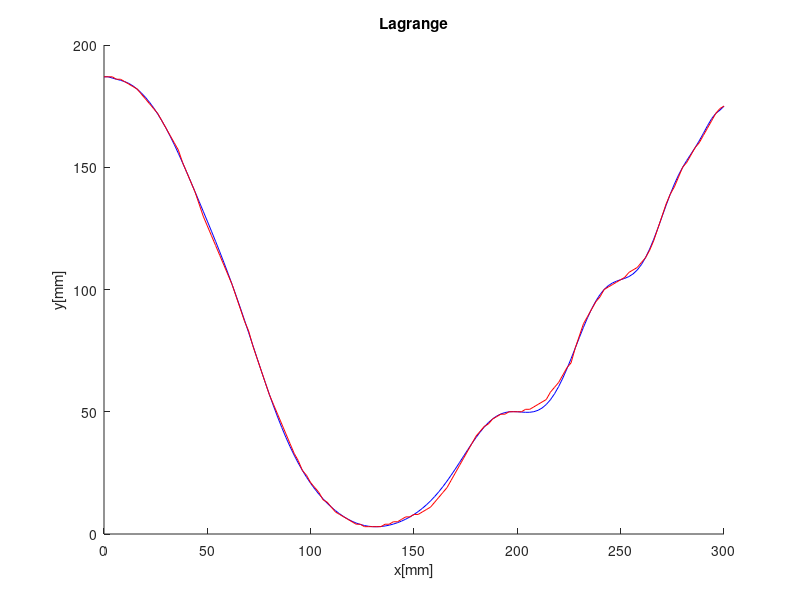
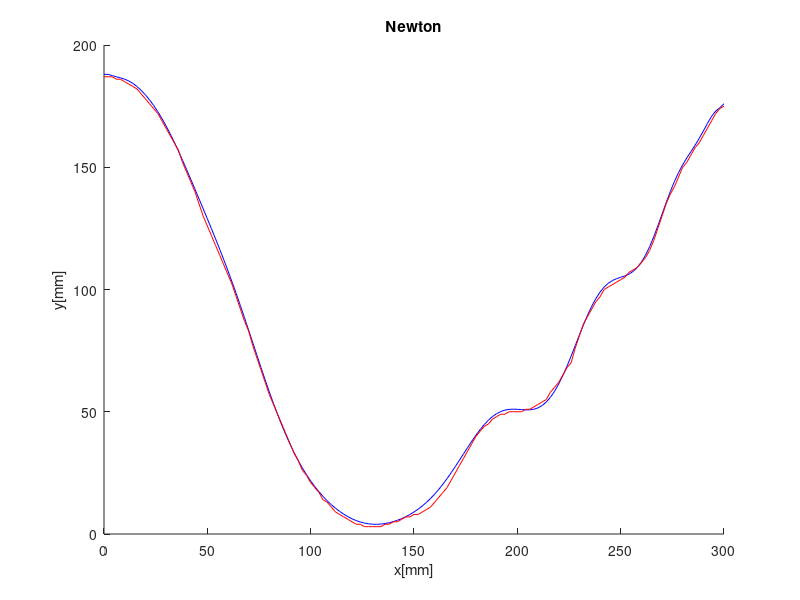
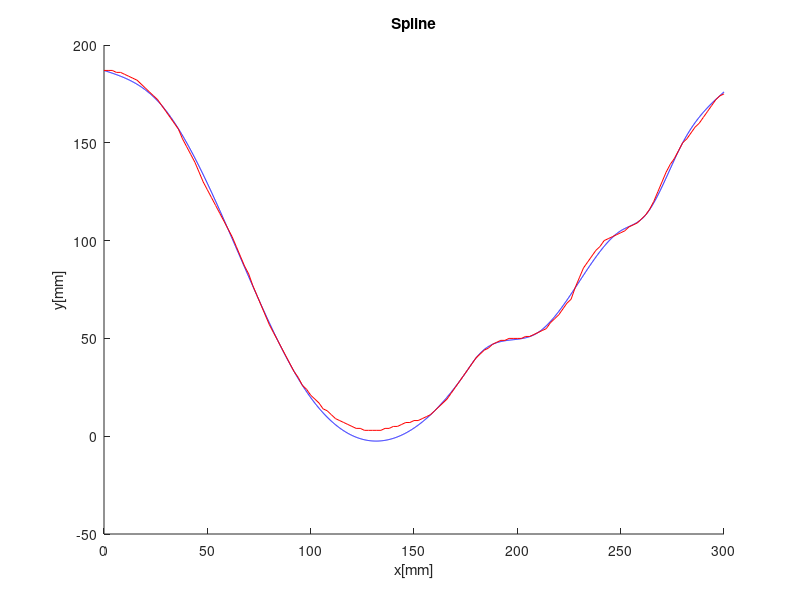
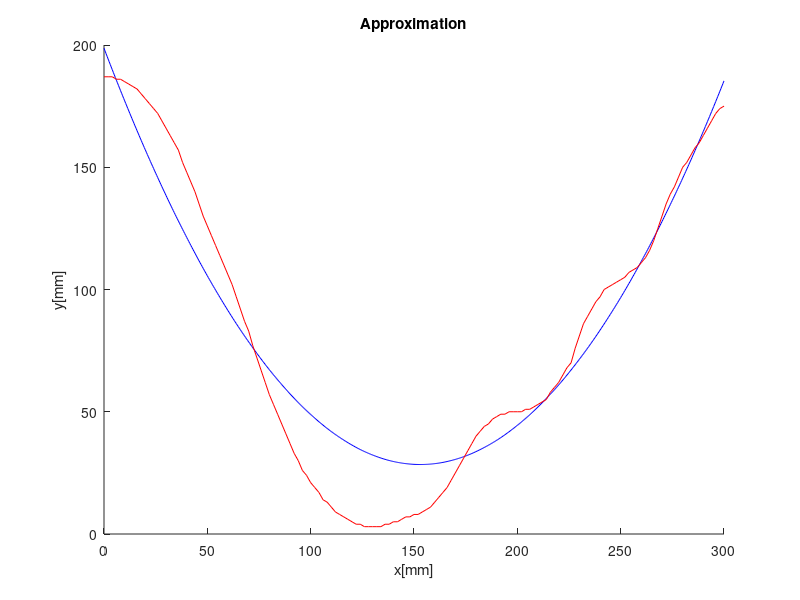

Write the MATLAB code that produced these figures, in order.
clear all;
clc;
x = 0:2:300;
y = [187, 187, 187, 186, 186, 185, 184 183, 182, 180, 178, 176, 174, 172, 169, 166, 163, 160, 157, 152, 148, 144, 140, 135, 130, 126, 122, 118, 114, 110, 106, 102, 97, 92, 87, 83, 77, 72, 67, 62, 57, 53, 49, 45, 41, 37, 33, 30, 26, 24, 21, 19, 17, 14, 13, 11, 9, 8, 7, 6, 5, 4, 4, 3, 3, 3, 3, 3, 4, 4, 5, 5, 6, 7, 7, 8, 8, 9, 10, 11, 13, 15, 17, 19, 22, 25, 28, 31, 34, 37, 40, 42, 44, 45, 47. 48, 49, 49, 50, 50, 50, 50, 51, 51, 52, 53, 54, 55, 58, 60, 62, 65, 68, 70, 76, 81, 86, 89, 92, 95, 97, 100, 101, 102, 103, 104, 105, 107, 108, 109, 111, 113, 116, 120, 125, 130, 135, 139, 142, 146, 150, 152, 155, 158, 160, 163, 166, 169, 172, 174, 175];
y_23dots = [187, 187, 186, 182, 169, 148, 102, 67, 26, 11, 3, 8, 37, 50, 76, 100, 104, 113, 139, 150, 158, 172, 175];
x_23dots = [0, 2, 6, 16, 28, 40, 62, 76, 96, 110, 130, 150, 178, 200, 228, 242, 250, 262, 274, 280, 286, 296, 300];
%-------------Lagrange------------
n = length(x_23dots);
y_lagrange = 0;
for k = 1:n
    t = 1;
    for j = [1:k-1, k+1:n]
        t = t .* (x-x_23dots(j))./(x_23dots(k)-x_23dots(j));
    end
    y_lagrange = y_lagrange + y_23dots(k) .* t;
end
hold on;
plot(x, y_lagrange, 'blue');
plot (x, y, 'red');
title('Lagrange');
xlabel('x[mm]')
ylabel('y[mm]')
figure;
%--------------Newton-------------
y_newton = 1;
for i = 1:length(y_23dots)
    delta_y (1, i) = y_23dots(i);
end
for i = 2:length(y_23dots)
    for j = 1:length(y_23dots)
        if (j < i)
           delta_y(i, j) = 0; 
        else 
           delta_y(i, j) = (delta_y(i-1, j) - delta_y(i-1, j-1)) / (x_23dots(j) - x_23dots(j-i+1));
        end
    end
end
for i=1:length(y_23dots)
    t = 1;
    for j=1:i-1
        t = t .* (x - x_23dots(j));
    end
    y_newton = y_newton + delta_y(i, i) * t;
end
hold on;
plot (x, y_newton, 'blue');
plot (x, y, 'red');
title('Newton');
xlabel('x[mm]')
ylabel('y[mm]')
figure;
%------------Spline------------
y_10dots = [187, 169, 26, 34, 40, 53, 105, 113, 150, 176];
x_10dots = [0, 28, 96, 176, 180, 210, 250, 262, 280, 300];
Matrix_coeff_left = zeros (26, 26);
Matrix_coeff_right = zeros (1, 26);
for i = 1:9
   Matrix_coeff_right(1, i) = y_10dots(i+1) - y_10dots(i);
end
j = 1;
for i = 1:9
   if i == 1
      Matrix_coeff_left (i, j) = x_10dots(j+1) - x_10dots(j);
      Matrix_coeff_left (i, j+17) = (x_10dots(j+1) - x_10dots(j))^3;
   else
      Matrix_coeff_left (i, j) = x_10dots(j+1) - x_10dots(j);
      Matrix_coeff_left (i, j+8) = (x_10dots(j+1) - x_10dots(j))^2;
      Matrix_coeff_left (i, j+17) = (x_10dots(j+1) - x_10dots(j))^3;
   end
   j = j + 1;
end
j = 1;
for i = 10:17
   if i == 10
      Matrix_coeff_left (i, j) = 1;
      Matrix_coeff_left (i, j+1) = -1;
      Matrix_coeff_left (i, j+17) = 3*((x_10dots(j+1) - x_10dots(j))^2);
   else
      Matrix_coeff_left (i, j) = 1;
      Matrix_coeff_left (i, j+1) = -1;
      Matrix_coeff_left (i, j+8) = 2*(x_10dots(j+1) - x_10dots(j));
      Matrix_coeff_left (i, j+17) = 3*((x_10dots(j+1) - x_10dots(j))^2);
   end
   j = j + 1;
end
j = 1;
for i = 18:25
   if i == 18
      Matrix_coeff_left (i, j+9) = -1;
      Matrix_coeff_left (i, j+17) = 3*(x_10dots(j+1) - x_10dots(j));
   else
      Matrix_coeff_left (i, j+8) = 1;
      Matrix_coeff_left (i, j+9) = -1;
      Matrix_coeff_left (i, j+17) = 3*(x_10dots(j+1) - x_10dots(j));
   end
   j = j + 1;
end
Matrix_coeff_left (26, 17) = 1;
Matrix_coeff_left (26, 26) = 3*(x_10dots(10) - x_10dots(9));
Matrix_coeff_right = Matrix_coeff_right';
coeff_spl = Matrix_coeff_left\Matrix_coeff_right;
x_10dots_1 = 0:0.1:28;
x_10dots_2 = 28:0.1:96;
x_10dots_3 = 96:0.1:176;
x_10dots_4 = 176:0.1:180;
x_10dots_5 = 180:0.1:210;
x_10dots_6 = 210:0.1:250;
x_10dots_7 = 250:0.1:262;
x_10dots_8 = 262:0.1:280;
x_10dots_9 = 280:0.1:300;
S_1 = y_10dots(1) + coeff_spl(1)*(x_10dots_1-x_10dots(1)) + coeff_spl(18)*((x_10dots_1-x_10dots(1)).^3);
S_2 = y_10dots(2) + coeff_spl(2)*(x_10dots_2-x_10dots(2)) + coeff_spl(10)*((x_10dots_2-x_10dots(2)).^2) + coeff_spl(19)*((x_10dots_2-x_10dots(2)).^3);
S_3 = y_10dots(3) + coeff_spl(3)*(x_10dots_3-x_10dots(3)) + coeff_spl(11)*((x_10dots_3-x_10dots(3)).^2) + coeff_spl(20)*((x_10dots_3-x_10dots(3)).^3);
S_4 = y_10dots(4) + coeff_spl(4)*(x_10dots_4-x_10dots(4)) + coeff_spl(12)*((x_10dots_4-x_10dots(4)).^2) + coeff_spl(21)*((x_10dots_4-x_10dots(4)).^3);
S_5 = y_10dots(5) + coeff_spl(5)*(x_10dots_5-x_10dots(5)) + coeff_spl(13)*((x_10dots_5-x_10dots(5)).^2) + coeff_spl(22)*((x_10dots_5-x_10dots(5)).^3);
S_6 = y_10dots(6) + coeff_spl(6)*(x_10dots_6-x_10dots(6)) + coeff_spl(14)*((x_10dots_6-x_10dots(6)).^2) + coeff_spl(23)*((x_10dots_6-x_10dots(6)).^3);
S_7 = y_10dots(7) + coeff_spl(7)*(x_10dots_7-x_10dots(7)) + coeff_spl(15)*((x_10dots_7-x_10dots(7)).^2) + coeff_spl(24)*((x_10dots_7-x_10dots(7)).^3);
S_8 = y_10dots(8) + coeff_spl(8)*(x_10dots_8-x_10dots(8)) + coeff_spl(16)*((x_10dots_8-x_10dots(8)).^2) + coeff_spl(25)*((x_10dots_8-x_10dots(8)).^3);
S_9 = y_10dots(9) + coeff_spl(9)*(x_10dots_9-x_10dots(9)) + coeff_spl(17)*((x_10dots_9-x_10dots(9)).^2) + coeff_spl(26)*((x_10dots_9-x_10dots(9)).^3);
hold on;
plot(x_10dots_1, S_1, 'blue');
plot(x_10dots_2, S_2, 'blue');
plot(x_10dots_3, S_3, 'blue');
plot(x_10dots_4, S_4, 'blue');
plot(x_10dots_5, S_5, 'blue');
plot(x_10dots_6, S_6, 'blue');
plot(x_10dots_7, S_7, 'blue');
plot(x_10dots_8, S_8, 'blue');
plot(x_10dots_9, S_9, 'blue');
plot (x, y, 'red');
title('Spline');
xlabel('x[mm]')
ylabel('y[mm]')
figure;
%------------Approximation----------------
N = length(x_10dots);
m = 2;
POWERX = zeros(2*m);
for k = 1:2*m
    for i = 1:N
       POWERX(k) =  POWERX(k) + x_10dots(i).^k;
    end
end
SUMX = zeros(m+1, m+1);
for l = 1:m+1
    for j = 1:m+1
        if (j == 1 && l == 1)
            SUMX(l, j) = N;
        else
            SUMX(l, j) = POWERX(l + j - 2);
        end
    end
end
PRAW = zeros(m+1);
for l = 1:m+1 
    for i = 1:N
        PRAW(l) = PRAW(l) + y_10dots(i).*(x_10dots(i).^(l-1));
    end
end
coeff_mnk = SUMX.'\PRAW;
coeff_mnk = coeff_mnk.';
S2 = 1;
for i = 1:N
    S2_ = y_10dots(i);
    for j = 1:m+1
        S2_ = S2_ - coeff_mnk(j).*(x_10dots.^(j-1)); 
    end
    S2 = S2 + (S2_.^2);
end
S2 = S2./(N-m-1);
sigma = sqrt(S2);
x_appr = 0:0.5:300;
y_appr = coeff_mnk(1, 3)*x_appr.^2 + coeff_mnk(1, 2)*x_appr + coeff_mnk(1, 1);
hold on;
plot (x_appr, y_appr, 'blue');
plot (x, y, 'red');
title('Approximation');
xlabel('x[mm]')
ylabel('y[mm]')
figure;
%-----------Differentiation---------------
subplot(1, 2, 1);
hold on;
x_function = 0:1:300;
n = length(x_23dots);
y_function = 0;
for k = 1:n
    t = 1;
    for j = [1:k-1, k+1:n]
        t = t .* (x_function-x_23dots(j))./(x_23dots(k)-x_23dots(j));
    end
    y_function = y_function + y_23dots(k) .* t;
end

d_y_1 = zeros (301);
for i = 1:300
    d_y_1(i) = (y_function(i)-y_function(i+1));
end
plot(x_function, d_y_1, 'green');

d_y_2 = zeros (301);
for i = 2:301
    d_y_2(i) = (y_function(i-1)-y_function(i));
end
plot(x_function, d_y_2, 'magenta');

Margin_of_error_back_and_forth = 1/2;

d_y_3 = zeros (301);
for i = 2:300
    d_y_3(i) = (y_function(i-1)-y_function(i+1))/2;
end
plot(x_function, d_y_3, 'blue');

Margin_of_error_center_first_diff = 1/6;

d_y_4 = zeros (301);
for i = 2:300
    d_y_4(i) = (y_function(i-1)-2*y_function(i)+y_function(i+1))/2;
end
plot(x_function, d_y_4, 'black');

Margin_of_error_center_second_diff = 1/12;
disp('Margin of error of differentiation:');
disp('Back and forth : '); 
disp(Margin_of_error_back_and_forth);
disp('Center (first): ');
disp(Margin_of_error_center_first_diff);
disp('Center (second): ');
disp(Margin_of_error_center_second_diff);

title('Differentiation');
xlabel('x[mm]')
ylabel('y[mm]')
subplot(1, 2, 2);
plot (x, (y), 'red');
xlabel('x[mm]')
ylabel('y[mm]')
figure;
%--------------Integration---------------
subplot(1,2,1);
hold on;
i_y_1 = zeros (301);
for i = 1:301
    if i == 1
        i_y_1(i) = y_function(i);
    else
        i_y_1(i) = y_function(i) + i_y_1(i-1); 
    end
end
plot(x_function, i_y_1, 'green');

i_y_2 = zeros (301);
for i = 1:300
    if i == 1
        i_y_2(i) = y_function(i+1);
    else
        i_y_2(i) = y_function(i+1) + i_y_2(i-1); 
    end
end
plot(x_function, i_y_2, 'blue');

Margin_of_error_left_and_right_integration = 1/2;

i_y_3 = zeros (151);
for i = 1:150
    if i == 1
        i_y_3(i) = y_function(((2*i-1)+(2*i+1))/2) * 2;
    else
        i_y_3(i) = y_function(((2*i-1)+(2*i+1))/2) * 2 + i_y_3(i-1); 
    end
end
plot(x, i_y_3, 'magenta');

Margin_of_error_center_integration = 2/24;

i_y_4 = zeros (301);
for i = 1:300
    if i == 1
        i_y_4(i) = ((y_function(i)+y_function(i+1))/2);
    else
        i_y_4(i) = ((y_function(i)+y_function(i+1))/2) + i_y_4(i-1); 
    end
end
plot(x_function, i_y_4, 'yellow');

Margin_of_error_trapeziod_integration = 1/4320;

i_y_5 = zeros (151);
for i = 1:150
    if i == 1
        i_y_5(i) = 1/3 * (y_function(2*i-1)+4*y_function(((2*i-1)+(2*i+1))/2)+y_function(2*i+1));
    else
        i_y_5(i) = 1/3 * (y_function(2*i-1)+4*y_function(((2*i-1)+(2*i+1))/2)+y_function(2*i+1)) + i_y_5(i-1); 
    end
end
plot(x, i_y_5, 'black');

Margin_of_error_simpson_integration = 2/2880;

disp('Margin of error of integration:');
disp('Left and right : '); 
disp(Margin_of_error_left_and_right_integration);
disp('Center: ');
disp(Margin_of_error_center_integration);
disp('Trapeziod: ');
disp(Margin_of_error_trapeziod_integration);
disp('Simpson: ');
disp(Margin_of_error_simpson_integration);

title('Integration');
xlabel('x[mm]')
ylabel('y[mm]')
subplot(1, 2, 2);
plot (x, y, 'red');
xlabel('x[mm]')
ylabel('y[mm]')
figure;
%------------Modeling----------------
x_function_600dots = 0:0.5:300;
len = length(x_function_600dots);
delta = 0.5;
delta_t = 0;
y_func_2 = 0;
for k = 1:n
    t = 1;
    for j = [1:k-1, k+1:n]
        t = t .* (x_function_600dots-x_23dots(j))./(x_23dots(k)-x_23dots(j));
    end
    y_func_2 = y_func_2 + y_23dots(k) .* t;
end
V0 = 0;
C = 9.81*y_func_2(1) + (V0^2)/2;
tangens_a = 0;
for i = 1:len
    if (i == 1)
        tangens_a(i) = y_func_2(i)/x_function_600dots(i);
        V(i) = V0;
        delta_t(i) = 0;
    else
        tangens_a(i) = (y_func_2(i)-y_func_2(i-1))/(x_function_600dots(i)-x_function_600dots(i-1));
        V(i) = sqrt(abs((2*(C - (9.81*y_func_2(i))))/(1+(tangens_a(i)^2))));
        if V(i) == 0
            delta_t(i) = delta_t(i-1);
        else
            delta_t(i) = delta/V(i);
        end
    end
end

plot (x_function_600dots, V);
figure;
plot (x_function_600dots, delta_t);
figure
hold on;
xlim([0 300]);
ylim([0 200]);
for k = 1:len
    title('Modeling');
    xlabel('x[mm]')
    ylabel('y[mm]')
    plot(x_function_600dots(k), y_func_2(k), '.r');
    pause(delta_t(k)/2);  
end